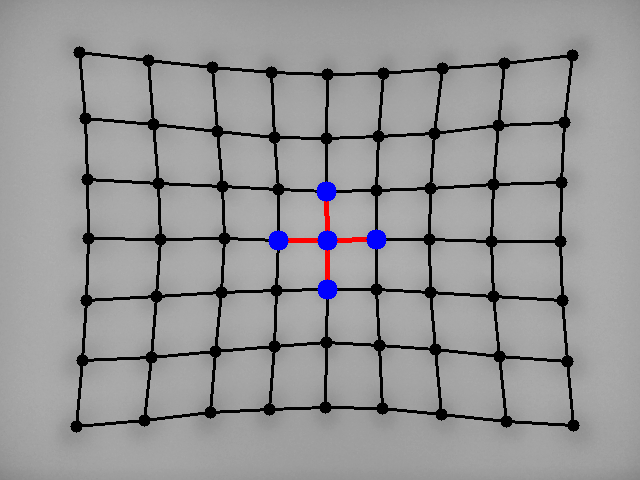
#> input picture DSTact/shape_9dtact/calibration/sensor_1/camera_calibration/sample_drawing.png, 640 x 480 px, given in place of the camera
$ python optical_flow_marker_tracking.py   (older library calls are emulated)
#> lines starting #> are read from the running program, lines starting #| are printed output that depends on the picture; after the words box and inside, x2 and y2 are one past the last pixel; in counts of white or black regions, pixels touching at a corner belong together
### DSTact/gelsight/gsdevice.py
import cv2
import numpy as np
import os
import re

# [30 lines left out: functions warp_perspective, get_camera_id, not called in this run]

if os.name == 'nt':
    # [20 lines left out: function find_cameras_windows, not called in this run]


def resize_crop_mini(img, imgw, imgh):
    # remove 1/7th of border from each size
    border_size_x, border_size_y = int(img.shape[0] * (1 / 7)), int(np.floor(img.shape[1] * (1 / 7)))
    # keep the ratio the same as the original image size
    img = img[border_size_x+2:img.shape[0] - border_size_x, border_size_y:img.shape[1] - border_size_y]
    # final resize for 3d
    img = cv2.resize(img, (imgw, imgh))
    return img


class Camera:
    def __init__(self, dev_type):
        # variable to store data
        self.data = None
        self.name = dev_type
        #self.dev_id = get_camera_id(dev_type)     hawrk mark for 直接使用摄像头编号
        self.dev_id = 0
        self.imgw = 320 # this is for R1, R1.5 is 240
        self.imgh = 240 # this is for R1, R1.5 is 320
        self.cam = None
        self.while_condition = 1

    def connect(self):

        # The camera in Mini is a USB camera and uses open cv to get the video data from the streamed video
        self.cam = cv2.VideoCapture(self.dev_id)
        if self.cam is None or not self.cam.isOpened():
            print('Warning: unable to open video source: ', self.dev_id)
        self.imgw = 240
        self.imgh = 320

        return self.cam

    def get_raw_image(self):
        for i in range(10): ## flush out fist 100 frames to remove black frames
            ret, f0 = self.cam.read()
        ret, f0 = self.cam.read()
        if ret:
            f0 = resize_crop_mini(f0,self.imgh,self.imgw)
        else:
            print('ERROR! reading image from camera')

        self.data = f0
        return self.data


    # [10 lines left out: function get_image, not called in this run]

    def save_image(self, fname):
         cv2.imwrite(fname, self.data)

    # [6 lines left out: function start_video, not called in this run]

    def stop_video(self):
        cv2.destroyAllWindows()

### DSTact/mktracking/markertracker.py
import math
import copy
import numpy as np
import cv2
from skimage.morphology import disk, closing
from skimage import measure
from scipy.ndimage import convolve
from normxcorr2 import normxcorr2
from enum import Enum
from fit_grid import fit_grid

class GridStyle(Enum):
    NOBORDER = 0
    ALL = 1

class MarkerTracker:
    def __init__(self, marker_image, params=None):

        if params is None:
            self.params = {'GridStyle': GridStyle.NOBORDER, 'DoPlot': False}
        else:
            self.params = params

        img = marker_image

        filtsig = 20
        bwthresh = -0.05

        mxim = np.max(img.astype(float), axis=2)
        ydim, xdim = mxim.shape

        # High-pass filter
        #fsg = filtsig
        #fsz = 2 * round(3 * fsg) + 1
        #gf = gaussian(fsz, fsg)

        gf = gauss_signal(filtsig)
        filtim = gauss_filt(mxim, gf)
        #filtim = cv2.filter2D(mxim, -1, gf, borderType=cv2.BORDER_REPLICATE)

        hpim = mxim - filtim

        se = disk(3)
        bw = hpim < bwthresh
        #lb = regionprops_label(closing(bw, selem=se))
        label_image = measure.label(closing(bw,footprint=se))

        # Set minimum size threshold
        min_size = 20
        max_size = 500

        # Remove connected components smaller than the threshold
        clean_labels = np.zeros_like(label_image)
        for i in range(1, label_image.max() + 1):
            blobsize = (label_image == i).sum()
            if min_size <= blobsize <= max_size:
                clean_labels[label_image == i] = i

        marker_mask = np.where(clean_labels != 0, 1, 0)
        #cv2.imshow('original_mask', marker_mask.astyp(float))

        all_props = measure.regionprops(clean_labels, mxim)
        areas = np.array([prop.area for prop in all_props])
        centers = np.array([prop.centroid for prop in all_props])
        intensities = np.array([prop.intensity_mean for prop in all_props])

        # Sort the centers and get corresponding indices
        sorted_indices = self.sort_centers(centers)
        sorted_centers = centers[sorted_indices]
        sorted_areas = areas[sorted_indices]
        sorted_intensities = intensities[sorted_indices]

        # Find the grid spacing
        gsp = self.estimate_grid_spacing(sorted_centers)

        new_centers = sorted_centers
        new_areas = sorted_areas
        new_intensities = sorted_intensities

        # NOBORDER will restrict to uniform grid
        if self.params['GridStyle'] == GridStyle.ALL:
            num_rows, num_cols, row_coordinates, col_coordinates = self.assign_coordinates(sorted_centers)
        else:
            # Point needs to be minsp away from other points and minpd away from image boundary
            minpd = gsp / 8
            minsp = gsp / 2
            good_centers = []
            good_indices = np.empty((0,), dtype=int)
            npts = 0
            print("sorted centers: ", sorted_centers)
            for c in range(sorted_centers.shape[0]):
                pt = sorted_centers[c, :]
                print(f"pt: {pt}")
                if (minpd < pt[1] < xdim - minpd) and (minpd < pt[0] < xdim - minpd):
                    if len(good_centers) > 0:
                        lastpts = np.asarray(good_centers)
                        dsts = np.sqrt(np.square(pt[1] - lastpts[:, 1]) + np.square(pt[0] - lastpts[:, 0]))
                        if not np.any(dsts < minsp):
                            good_centers.append(pt)
                            good_indices = np.append(good_indices, c)
                    else:
                        good_centers.append(pt)
                        good_indices = np.append(good_indices, c)

            new_centers = np.asarray(good_centers)
            print("new centers: ", new_centers)
            new_areas = sorted_areas[good_indices]
            new_intensities = sorted_intensities[good_indices]


            # fit centers to a grid
            gridpts, gridw = fit_grid(new_centers, gsp)

            # get the grid coordinates
            gridct = gridw / gsp
            gridct[:, 1] = gridct[:, 1] - np.min(gridct[:, 1])
            gridct[:, 0] = gridct[:, 0] - np.min(gridct[:, 0])
            num_cols = int(max(gridct[:, 0]) + 1)
            num_rows = int(max(gridct[:, 1]) + 1)
            row_coordinates = (np.round(gridct[:, 1])).astype('int')
            col_coordinates = (np.round(gridct[:, 0])).astype('int')

        print(f"Number of rows, cols: {num_rows}, {num_cols}")
        #print("Row coordinates:", row_coordinates)
        #print("Column coordinates:", col_coordinates)

        nct = new_centers.shape[0]
        # Estimate dot radius
        radii = np.zeros(nct)
        for i in range(nct):
            p = new_centers[i,:]
            radii[i] = np.sqrt(new_areas[i] / np.pi)
        dotradius = np.median(radii)

        # Save marker data in struct
        self.xdim = mxim.shape[1]
        self.ydim = mxim.shape[0]
        self.gridsz = [num_cols, num_rows]
        self.gridsp = gsp
        self.marker_mask = marker_mask
        self.initial_marker_coord = [col_coordinates,row_coordinates]
        self.initial_marker_center = new_centers
        self.marker_radius = radii
        self.marker_blackpt = new_intensities
        self.marker_center = new_centers
        self.marker_lastpos = new_centers
        self.marker_currentpos = new_centers

        if self.params['DoPlot']:
            for i in range(len(new_centers)):
                p = new_centers[i,:]
                cv2.circle(img, (int(p[1]), int(p[0])), radius=int(radii[i]), color=(0, 255, 0))
                #cv2.add_artist(cv2.circle(p, radii[i], color='w'))
            cv2.imshow('img', cv2.resize(img, (img.shape[1] * 2, img.shape[0] * 2)))
            cv2.waitKey()

    # [155 lines left out: functions track_markers, create_markermask, not called in this run]

    def sort_centers(self, dot_centers):
        sorted_indices = np.lexsort((dot_centers[:, 1], dot_centers[:, 0]))
        sorted_dot_centers = dot_centers[sorted_indices]

        # Extract the x and y coordinates of the sorted dot centers
        x_coords = [dot[0] for dot in sorted_dot_centers]
        y_coords = [dot[1] for dot in sorted_dot_centers]

        # Calculate the number of rows and columns
        leny = len(y_coords)
        lenx = len(x_coords)

        # Loop through each dot center and assign grid coordinates
        idx = 0
        lx = 0
        new_sorted_indices = np.empty((0,), dtype=int)

        while lx < lenx - 1:
            xvals = []
            yvals = []
            old_sorted_indices = np.empty((0,), dtype=int)
            x0 = x_coords[lx]
            y0 = y_coords[lx]
            xvals.append(x0)
            yvals.append(y0)
            old_sorted_indices = np.append(old_sorted_indices, sorted_indices[lx])
            lx = lx + 1
            x1 = x_coords[lx]
            y1 = y_coords[lx]
            while (x1 - x0) < 10 and lx < lenx - 1:
                old_sorted_indices = np.append(old_sorted_indices, sorted_indices[lx])
                xvals.append(x1)
                yvals.append(y1)
                lx = lx + 1
                x0 = x1
                x1 = x_coords[lx]
                y1 = y_coords[lx]
            if lx == lenx - 1:
                old_sorted_indices = np.append(old_sorted_indices, sorted_indices[lx])
                xvals.append(x_coords[lx])
                yvals.append(y_coords[lx])
            if len(yvals) > 5:
                sorted_yindx = np.argsort(yvals)
                old_sorted = old_sorted_indices[sorted_yindx]
                new_sorted_indices = np.append(new_sorted_indices, old_sorted)

        return new_sorted_indices


    # [63 lines left out: functions assign_coordinates, estimate_grid_spacing, not called in this run]

def gauss_signal(sigma):

    # Define the size and sigma of the Gaussian filter
    fsg = sigma
    fsz = 2 * round(3 * fsg) + 1

    # Create a 1D Gaussian kernel using numpy
    k = np.exp(-np.arange(-(fsz - 1) / 2, (fsz - 1) / 2 + 1) ** 2 / (2 * fsg ** 2))

    # Normalize the kernel
    k = k / np.sum(k)

    # Convert the 1D kernel to a 2D filter by taking the outer product
    gf = np.outer(k, k)

    # Normalize the filter
    gf = gf / np.sum(gf)

    return gf


def gauss_filt(input_img, gf_img):

    # Convert the input image to grayscale
    #gray_img = np.mean(input_img, axis=2)

    # Apply Gaussian smoothing with the gaussian_image as filter
    smoothed_image = convolve(input_img, gf_img)

    return smoothed_image


# [17 lines that do not run on import are left out]

### DSTact/mktracking/optical_flow_marker_tracking.py
#!usr/bin/python3.8

import cv2
import numpy as np
from gelsight import gsdevice
from markertracker import MarkerTracker

def optical_flow_marker_tracking(imgw,imgh,SAVE_VIDEO_FLAG,USE_MINI_LIVE):
    DRAW_MARKERS = True
    if SAVE_VIDEO_FLAG:
        DRAW_MARKERS = False

    if USE_MINI_LIVE:
        gs = gsdevice.Camera("GelSight Mini")
        WHILE_COND = 1
        gs.connect()
    else:
        cap = cv2.VideoCapture('data/mini_example.avi') # choose to read from video or camera
        WHILE_COND = cap.isOpened()

    if SAVE_VIDEO_FLAG:
        fourcc = cv2.VideoWriter_fourcc(*'XVID')
        out = cv2.VideoWriter('flow.mov',fourcc, 60.0, (imgw,imgh)) # The fps depends on CPU

    if USE_MINI_LIVE:
        f0 = gs.get_raw_image()
#> the loop in get_raw_image, `for i in range(10):` made 10 passes
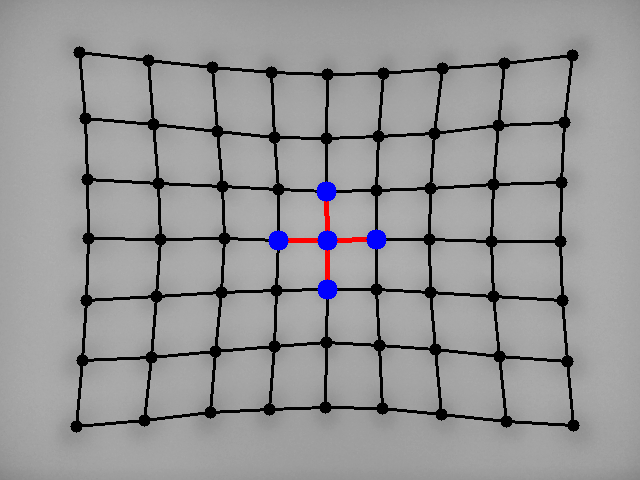
#> input picture DSTact/shape_9dtact/calibration/sensor_1/camera_calibration/sample_drawing.png, 640 x 480 px, given in place of the camera
#> in get_raw_image, f0 is the input picture: shape (480, 640, 3); mean B, G, R 151.6, 150.3, 150.8
#> in resize_crop_mini, `img = img[border_size_x+2:img.shape[0] - border_size_x, border_size_y:..`:
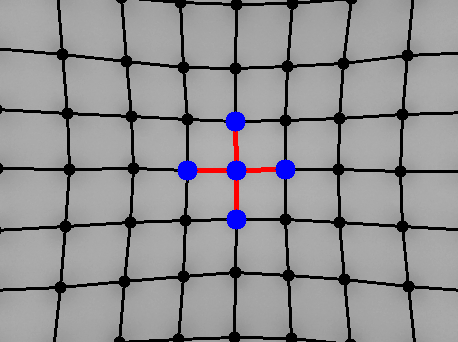
#> img: shape (342, 458, 3); mean of channels 0, 1, 2 148.6, 146, 147; drawn as B, G, R
#> in resize_crop_mini, `img = cv2.resize(img, (imgw, imgh))`:
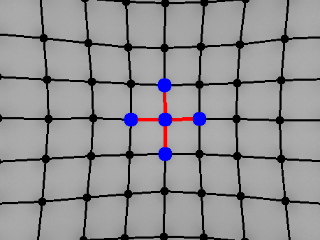
#> img: shape (240, 320, 3); mean of channels 0, 1, 2 148.5, 146, 146.9; drawn as B, G, R
        #f0 = cv2.resize(f0, (imgw, imgh))
        f0gray = cv2.cvtColor(f0, cv2.COLOR_BGR2GRAY)
    else:
        ret, f0 = cap.read()
        f0gray = cv2.cvtColor(f0, cv2.COLOR_BGR2GRAY)   #转换为灰度图

    # [4 lines of commented-out code are left out]

    img = np.float32(f0) / 255.0
    mtracker = MarkerTracker(img)
#> in gauss_filt, `smoothed_image = convolve(input_img, gf_img)`:
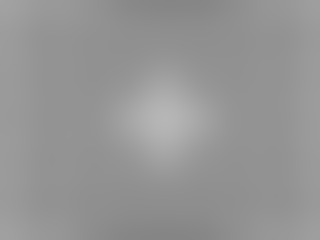
#> smoothed_image: shape (240, 320) float64; min 0.522, max 0.714, mean 0.586
#> in __init__, `hpim = mxim - filtim`:
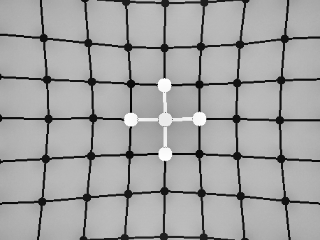
#> hpim: shape (240, 320) float64; min -0.651, max 0.366, mean -8.36e-16; drawn with min black and max white
#> in __init__, `bw = hpim < bwthresh`:
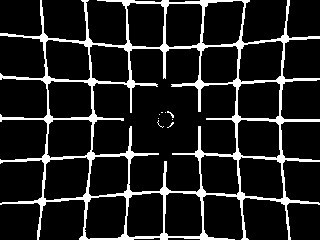
#> bw: shape (240, 320) bool; 12.2% white; 9 white regions (8 under 20 px), largest, box (x1, y1, x2, y2) and area: (0, 0, 320, 240) 9330
#> in __init__, `label_image = measure.label(closing(bw,footprint=se))`:
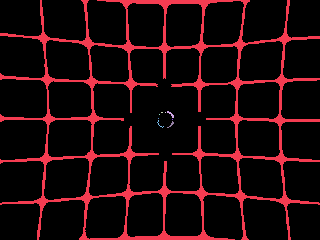
#> label_image: shape (240, 320) int32; 10 distinct labels, from 0 to 9; one colour per label, 0 black
#> the loop in __init__, `for i in range(1, label_image.max() + 1):` made 9 passes
#> blobsize on passes 1 to 9: 9898, 18, 2, 1, 1, 1, 1, 10, 14
#> after the loop in __init__, `for i in range(1, label_image.max() + 1):`: clean_labels: shape (240, 320) int32; every value is 0
#> in __init__, `marker_mask = np.where(clean_labels != 0, 1, 0)`: marker_mask: shape (240, 320) int64; every value is 0
#> in __init__, `all_props = measure.regionprops(clean_labels, mxim)`: all_props = []
#> in __init__, `areas = np.array([prop.area for prop in all_props])`: areas = empty array

    marker_centers = mtracker.initial_marker_center
    Ox = marker_centers[:, 1]
    Oy = marker_centers[:, 0]
    nct = len(marker_centers)

    # Convert the first frame to grayscale
    old_gray = f0gray

    # Set the parameters for the Lucas-Kanade method
    lk_params = dict(winSize=(15, 15), maxLevel=2, criteria=(cv2.TERM_CRITERIA_EPS | cv2.TERM_CRITERIA_COUNT, 10, 0.03))

    # Create some random colors for visualizing the optical flow
    color = np.random.randint(0, 255, (100, 3))

    # Existing p0 array
    p0 = np.array([[Ox[0], Oy[0]]], np.float32).reshape(-1, 1, 2)
    for i in range(nct - 1):
        # New point to be added
        new_point = np.array([[Ox[i+1], Oy[i+1]]], np.float32).reshape(-1, 1, 2)
        # Append new point to p0
        p0 = np.append(p0, new_point, axis=0)

    try:
        while (WHILE_COND):

            if USE_MINI_LIVE:
                curr = gs.get_image()
                curr_gray = cv2.cvtColor(curr, cv2.COLOR_BGR2GRAY)
            else:
                ret, curr = cap.read()
                if ret:
                    curr_gray = cv2.cvtColor(curr, cv2.COLOR_BGR2GRAY)
                else:
                    break

            # Calculate the optical flow using the Lucas-Kanade method
            p1, st, err = cv2.calcOpticalFlowPyrLK(old_gray, curr_gray, p0, None, **lk_params)

            # Select good points
            good_new = p1[st == 1]
            good_old = p0[st == 1]

            if len(good_new) < nct:
                # Detect new features in the current frame
                print(f"all pts did not converge")
            else:
                # Update points for next iteration
                p0 = good_new.reshape(-1, 1, 2)

            # Draw the tracks
            for i, (new, old) in enumerate(zip(good_new, good_old)):
                a, b = new.ravel()
                ix = int(Ox[i])
                iy = int(Oy[i])
                offrame = cv2.arrowedLine(curr, (ix,iy), (int(a), int(b)), (255,255,255), thickness=1, line_type=cv2.LINE_8, tipLength=.15)
                #offrame = cv2.line(curr, (int(a), int(b)), (int(c), int(d)), color[i].tolist(), 2)
                if DRAW_MARKERS:
                    offrame = cv2.circle(offrame, (int(a), int(b)), 5, color[i].tolist(), -1)

            # Show the video with the optical flow tracks overlaid
            cv2.imshow('optical flow frame', cv2.resize(offrame, (2*offrame.shape[1], 2*offrame.shape[0])))
            k = cv2.waitKey(30) & 0xff
            if k == 27:
                break

            # Update the previous frame and points
            old_gray = curr_gray.copy()

            if cv2.waitKey(1) & 0xFF == ord('q'):
                break
            if SAVE_VIDEO_FLAG:
                out.write(offrame)

        if USE_MINI_LIVE:
            gs.stop_video()
        else:
            cap.release()
            cv2.destroyAllWindows()

    except KeyboardInterrupt:
            print('Interrupted!')
            if USE_MINI_LIVE:
                gs.stop_video()
            else:
                cap.release()
                cv2.destroyAllWindows()

if __name__ == "__main__":
    imgw = 320
    imgh = 240
    SAVE_VIDEO_FLAG = False
    USE_MINI_LIVE = True

#> (the run stopped early here; a loop or call above may not have finished)
